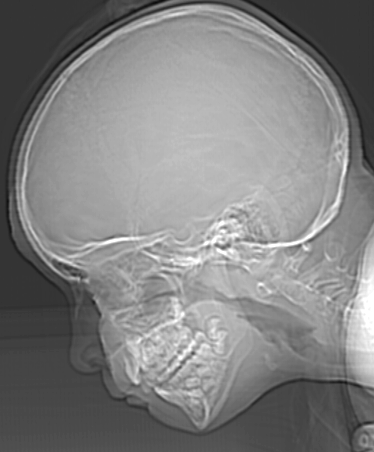
#> input picture Question_1/Skull 374x452.tif, 374 x 452 px
$ python b.py
#> lines starting #> are read from the running program, lines starting #| are printed output that depends on the picture; after the words box and inside, x2 and y2 are one past the last pixel; in counts of white or black regions, pixels touching at a corner belong together
import cv2
import numpy as np
import matplotlib.pyplot as plt

def image_decress(image, bit):
    height = image.shape[0]
    width = image.shape[1]
    new_image = np.zeros((height, width))
    step = 255 / (2**bit - 1)
    for i in range(height):
        for j in range(width):
            new_image[i][j] = round(image[i][j] / step) * step
    return new_image.astype(np.uint8)  # Convert to uint8


image = cv2.imread("./Skull 374x452.tif", 0)
#> image is the input picture: shape (452, 374); min 12, max 255, mean 129.4
# image = cv2.imread("./Rose 1024x1024.tif" , cv2.IMREAD_GRAYSCALE)
image = cv2.resize(image, (512, 512))
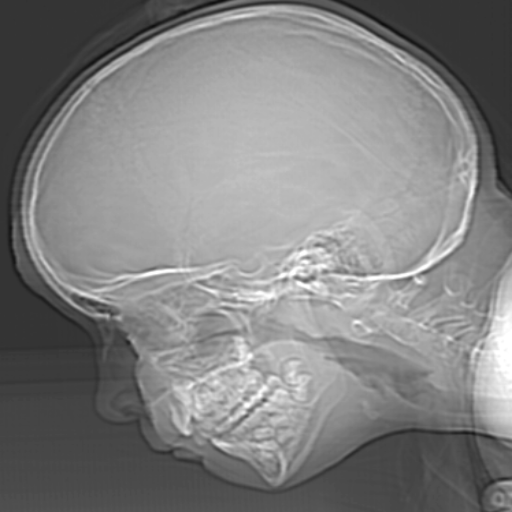
#> image: shape (512, 512); min 14, max 255, mean 129.3

for i in range(1, 9):
    plt.subplot(2, 4, i)
    new_image = image_decress(image, i)
    plt.imshow(new_image, cmap='gray')
    plt.title(f"image show in {i}")
#> this loop made 8 passes
#> pass 1, `new_image = image_decress(image, i)`:
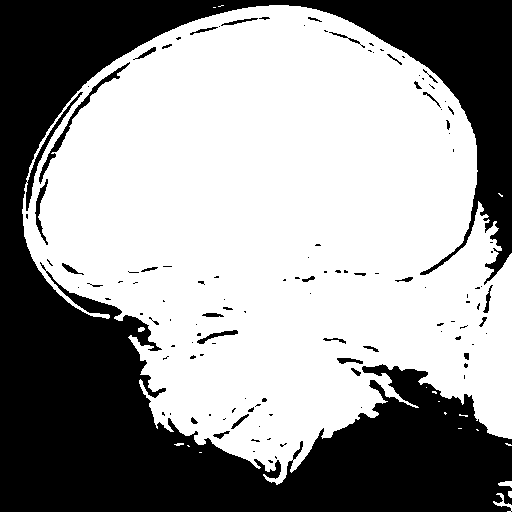
#> new_image: shape (512, 512); 60% white; 120 black regions (85 under 20 px), largest, box (x1, y1, x2, y2) and area: (0, 0, 512, 512) 101842, (39, 62, 130, 184) 662, (35, 179, 48, 245) 254
#> pass 2, `new_image = image_decress(image, i)`:
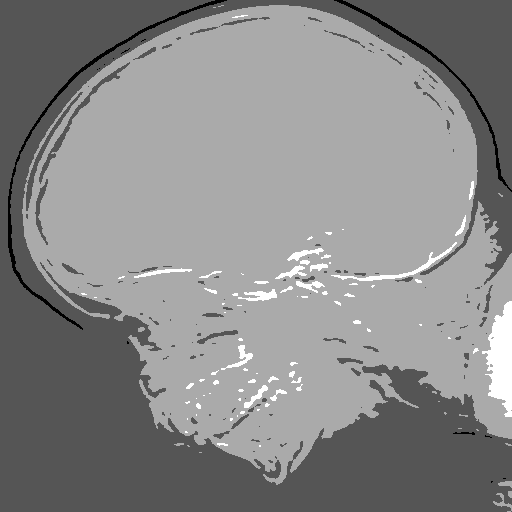
#> new_image: shape (512, 512); min 0, max 255, mean 136.8

plt.show()
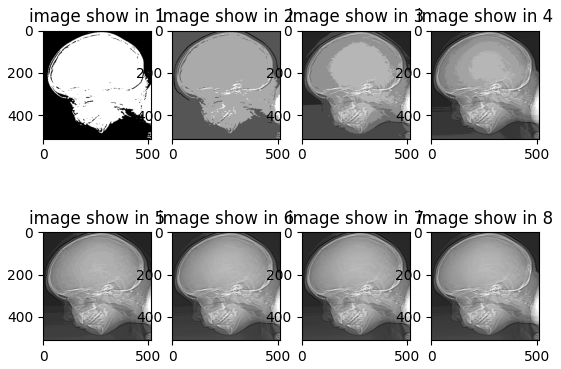
#> figure drawn by matplotlib, 8 panels
